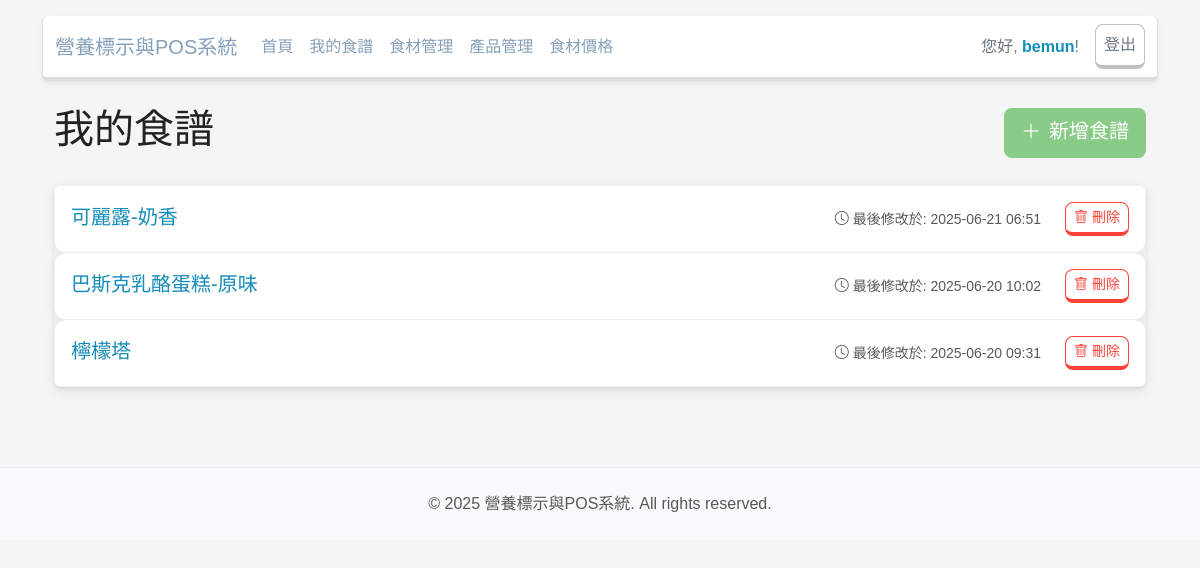
The app's page /recipes/ (signed in), older data.
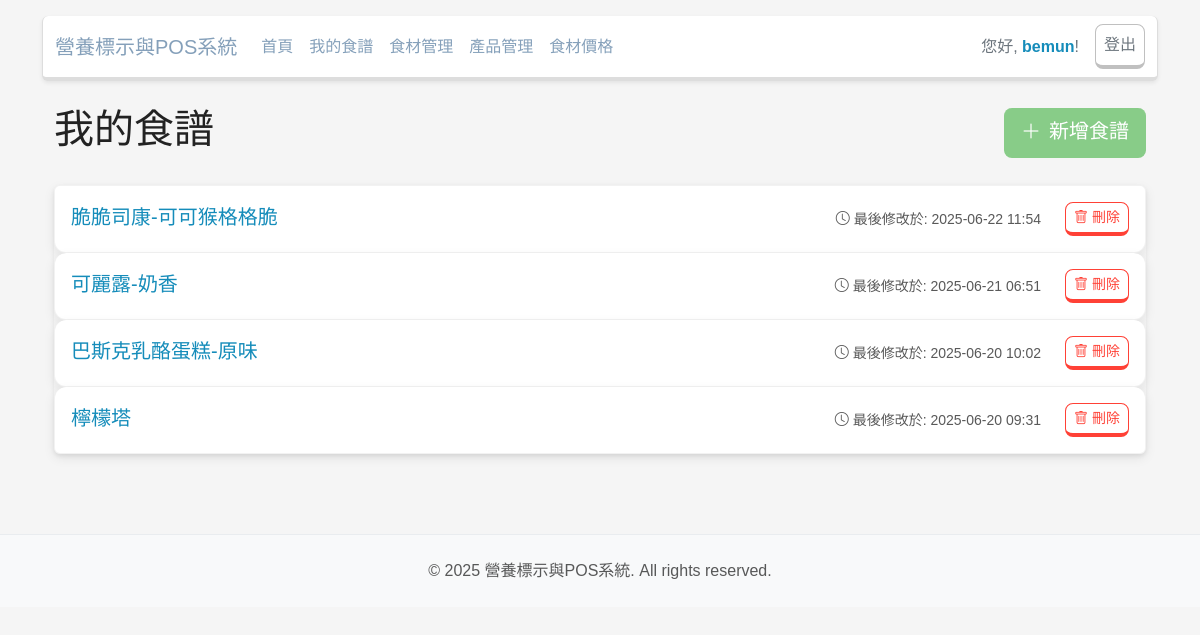
The same page, newer data.
### app/models.py (models this page shows, shortened)
class Recipe(db.Model):
    __tablename__ = 'recipes'
    id = db.Column(db.Integer, primary_key=True)
    recipe_name = db.Column(db.String(128), index=True, nullable=False)
    created_at = db.Column(db.DateTime(timezone=True), server_default=func.now())
    updated_at = db.Column(db.DateTime(timezone=True), onupdate=func.now())
    serving_weight_g = db.Column(db.Float, default=100.0)
    final_weight_g = db.Column(db.Float, nullable=True)
    servings_count = db.Column(db.Integer, default=1)
    label_options = db.Column(db.JSON)
    user_id = db.Column(db.Integer, db.ForeignKey('users.id'), nullable=False)
    author = db.relationship('User', back_populates='recipes')
    ingredients = db.relationship('RecipeItem', back_populates='recipe', cascade="all, delete-orphan")

### app/recipes/routes.py (the view)
@bp.route('/')
@login_required
def index():
    recipes = Recipe.query.filter_by(author=current_user).order_by(Recipe.updated_at.desc()).all()
    return render_template('recipes/index.html', title='我的食譜', recipes=recipes)

### app/models.py (called while the page is built)
@login.user_loader
def load_user(id):
    return User.query.get(int(id))

### app/templates/recipes/index.html (shortened to what this page needs)
{% extends "base.html" %}
{% block content %}
<div class="container">
    <div class="d-flex justify-content-between align-items-center mb-4">
        <h1>{{ title }}</h1>
        <form action="{{ url_for('recipes.create_and_redirect') }}" method="POST">
             <button type="submit" class="btn btn-success btn-lg">
                 <i class="bi bi-plus-lg me-2"></i>新增食譜
             </button>
        </form>
    </div>
    {% if recipes %}
        <div class="list-group shadow-sm">
            {% for recipe in recipes %}
            <div class="list-group-item list-group-item-action py-3">
                <div class="d-flex w-100 justify-content-between align-items-center">
                    <a href="{{ url_for('recipes.recipe_detail', recipe_id=recipe.id) }}" class="text-decoration-none flex-grow-1">
                        <h5 class="mb-1 text-primary">{{ recipe.recipe_name }}</h5>
                    </a>
                    <small class="text-muted mx-4">
                        <i class="bi bi-clock me-1"></i>最後修改於: {{ recipe.updated_at.strftime('%Y-%m-%d %H:%M') if recipe.updated_at else recipe.created_at.strftime('%Y-%m-%d %H:%M') }}
                    </small>
                    <form action="{{ url_for('recipes.delete_recipe', recipe_id=recipe.id) }}" method="POST" onsubmit="return confirm('您確定要刪除「{{ recipe.recipe_name }}」嗎？此操作無法復原！');" class="d-inline">
                        <button type="submit" class="btn btn-outline-danger btn-sm">
                            <i class="bi bi-trash me-1"></i>刪除
                        </button>
                    </form>
                </div>
            </div>
            {% endfor %}
        </div>
    {% endif %}
</div>
{% endblock %}

Row changes from the older to the newer data that the page shows:
added Recipe: recipe_name "脆脆司康-可可猴格格脆", updated_at "2025-06-22 11:54"
